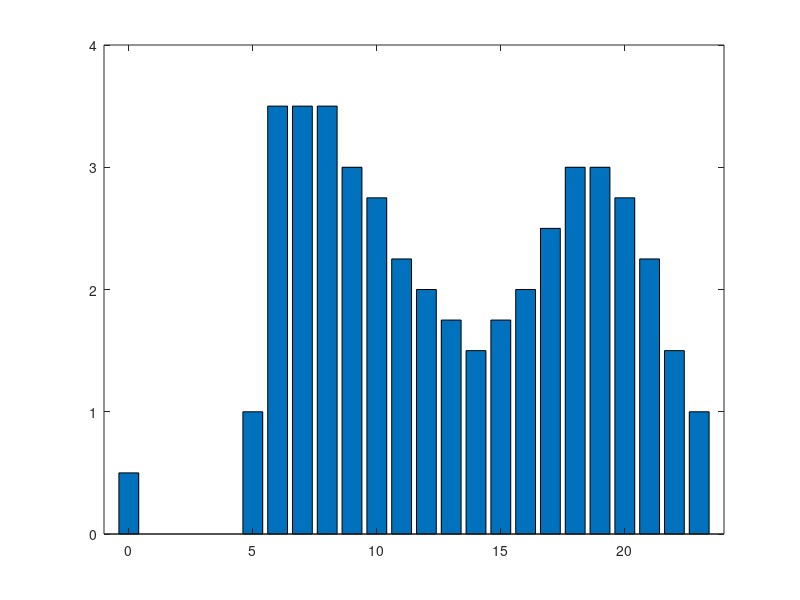

Source code (MATLAB): (Note: this script raises an error after producing the figure.)
time = 0:1:23;
volume = [0.5 0 0 0 0 1 3.5 3.5 3.5 3 2.75 2.25 2 1.75 1.5 1.75 2 2.5 3 3 2.75 2.25 1.5 1];
bar(time, volume)
axis([-1 24 0 4])
ax = gca;
ax.XTick = 0:23;
ax.YTick = 0:0.25:4;
grid on
xlabel('Time of day (hours)')
ylabel('Draw Volume (gallons)')
title('Water Heater Daily Usage Profile')